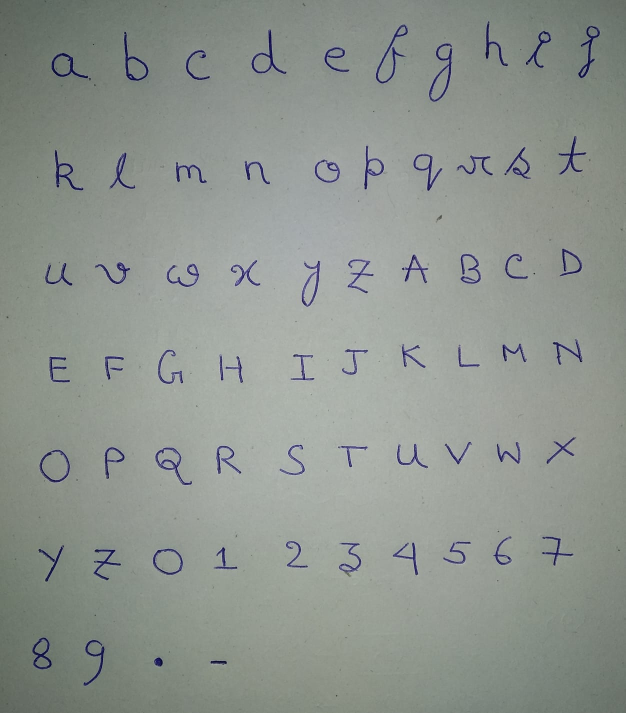
#> input picture sample.jpeg, 1251 x 1426 px (shown at 1/2 size)
$ python convert.py
#> lines starting #> are read from the running program, lines starting #| are printed output that depends on the picture
import os
from os import walk
from os.path import isfile
import requests
import sys
import cv2
import numpy as np
from PIL import Image


# [12 lines left out: function dilation, not called in this run]


class DSU:
	def __init__(self, n):
		self.par = [i for i in range(n)]
		self.Rank = [0]*n

	# [18 lines left out: functions Find, Union, not called in this run]

class Boundary:
	# [5 lines left out: function __init__, not called in this run]

	def width(self):
		return self.bry - self.tly + 1

	def height(self):
		return self.brx - self.tlx + 1

	# [103 lines left out: functions maxboundary, generate_images, not called in this run]


def convert_text():
	# text = 'Hey this is Sayantan Chakraborty. I developed this cool system.\nHope you find it useful.'
	# letters = ['a','b','c','d','e','f','g','h','i','j','k','l','m','n','o','p','q','r','s','t']
	f = open('input.txt', 'r')
	text = f.read()
	global names
	letters = names
	images = [Image.open('pics/{}.png'.format(i)) for i in letters]

	widths, heights = zip(*(i.size for i in images))

	newline = sum([1 if x == '\n' else 0 for x in text])
	#total_width = sum(widths)
	# total_width = int(max(widths)*(len(text)/newline+1))
	total_width = 33 * max(widths)
	max_height = max(heights)
	total_height = max_height * 35

	new_im = Image.new('RGB', (total_width, total_height), 'white')

	x_offset = 50
	y_offset = max_height + 20
	count = 0
	nc = 0
	pc = 0

	for i in range(len(text)):
		im = images[0]
		if(text[i] != ' ' and text[i] != '\n'):
			im = images[letters.index(text[i])]
			new_im.paste(im, (x_offset,y_offset))

		if(x_offset == 50 and text[i] == ' '):
			continue

		x_offset += im.size[0]-15
		count  += 1
		if(text[i] == '\n' or count == 34):
			y_offset += max_height + 20
			x_offset = 50
			count = 0
			nc += 1
			if(nc == 25):
				new_im.save(str(pc) + '.png')
				x_offset = 50
				count = nc = 0
				y_offset = max_height + 20
				pc += 1
				new_im = Image.new('RGB', (total_width, total_height), 'white')


	new_im.save(str(pc) + '.png')
	os.system('convert *png output/mypdf.pdf')
	os.system('rm *png')

if __name__ == '__main__':
	img = cv2.imread('sample.jpeg', 0)
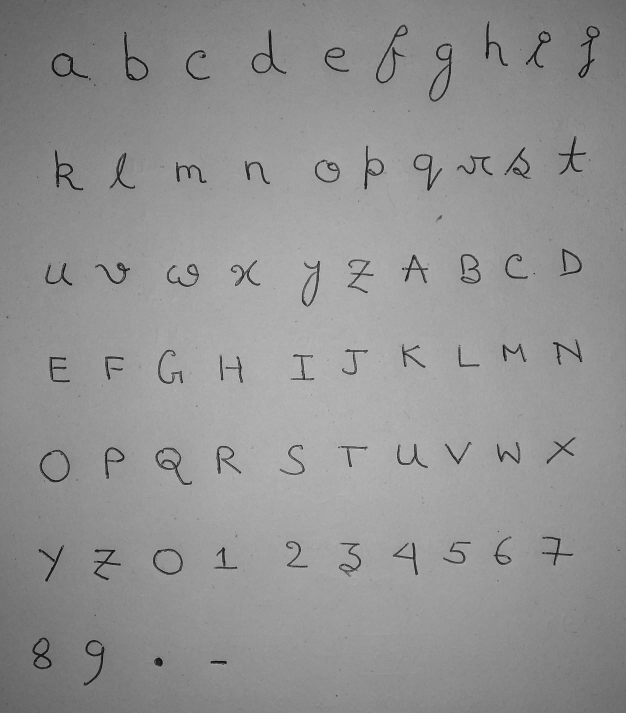
#> img: shape (1426, 1251) (shown at 1/2 size); min 0, max 222, mean 146
	img = cv2.resize(img, (800, 800))
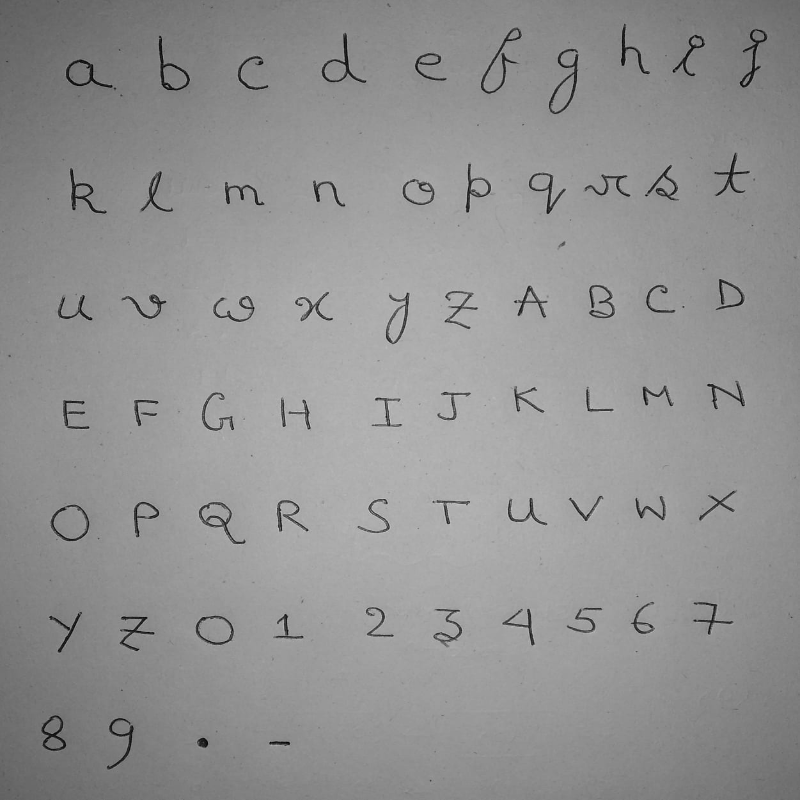
#> img: shape (800, 800); min 3, max 204, mean 145.9


	for i in range(len(img)):
		for j in range(len(img[0])):
			if(img[i][j]<95):
				img[i][j] = 0
			else:
				img[i][j] = 255
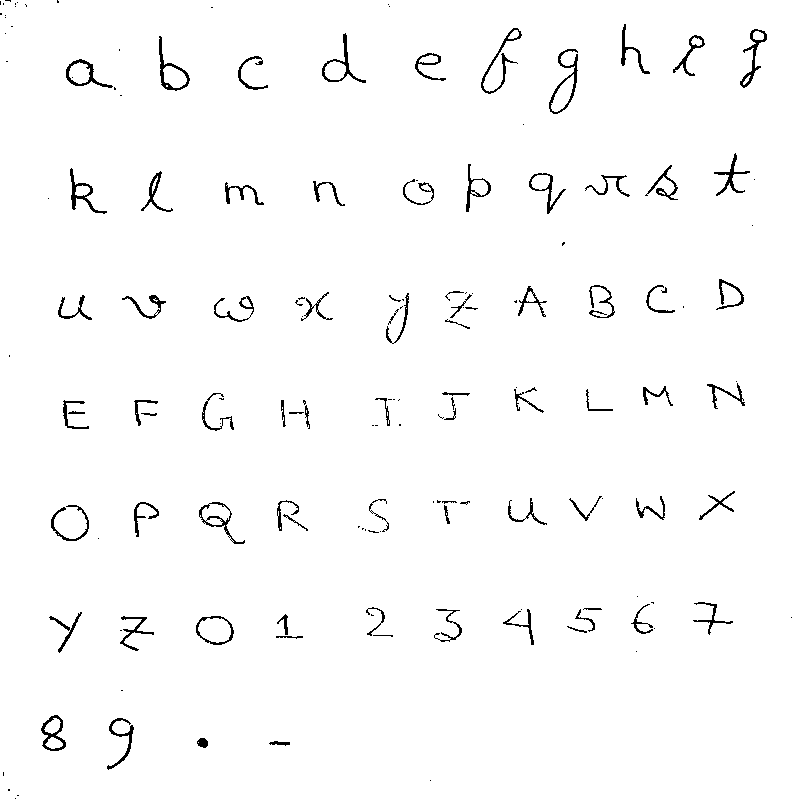
#> img: shape (800, 800); 98% white; black in thin lines or dots

	#cv2.imshow('img', img)
	#cv2.waitKey(0)

	names = ['8', 'Y', 'O', 'u', 'E', 'a', 'k', '9', 'z', 'v', 'F', 'P', 'l', 'b', '0', '.', 'Q', 'G', 'w', 'm', 'C',
	'1', 'R', 'H', 'x', 'n', 'd', 'S', '2', 'I', 'y', 'o', 'e', 'T', '3', 'J', 'Z', 'p', 'f', '4', 'U','A', 'K', 'q', 'g', '5',
	'V', 'r', 'L', 'B', 'h', '6', 'W', 'M', 's', 'c', 'i', '7', 'X', 'N', 't', 'D', 'j']

	# generate_images(img) 	# uncomment this line to generate images of your handwriting
	convert_text()
#> (reads input.txt from the repository)
#> (the run stopped early here; a loop or call above may not have finished)
